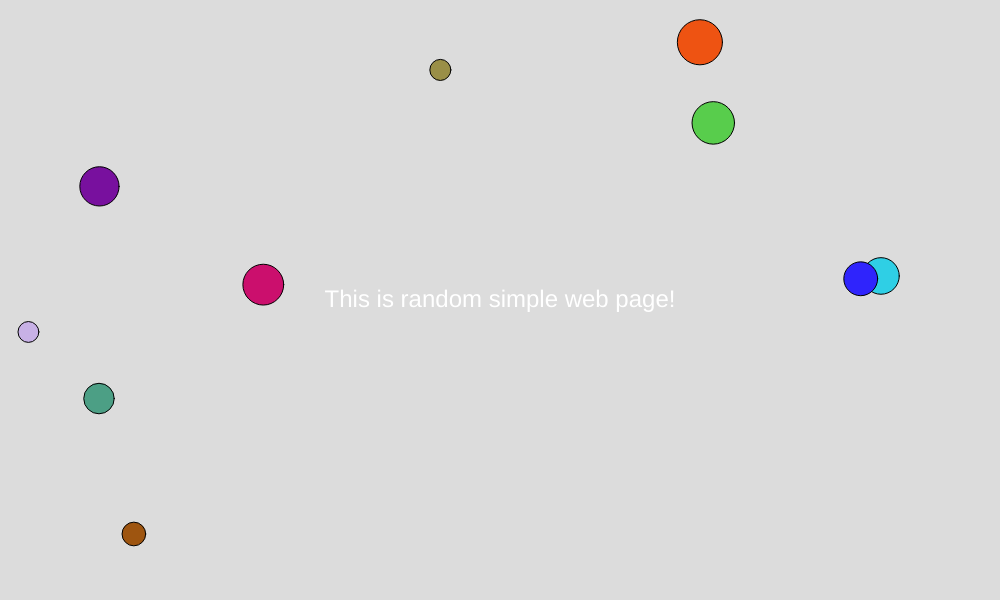
Frame 1 (no input)
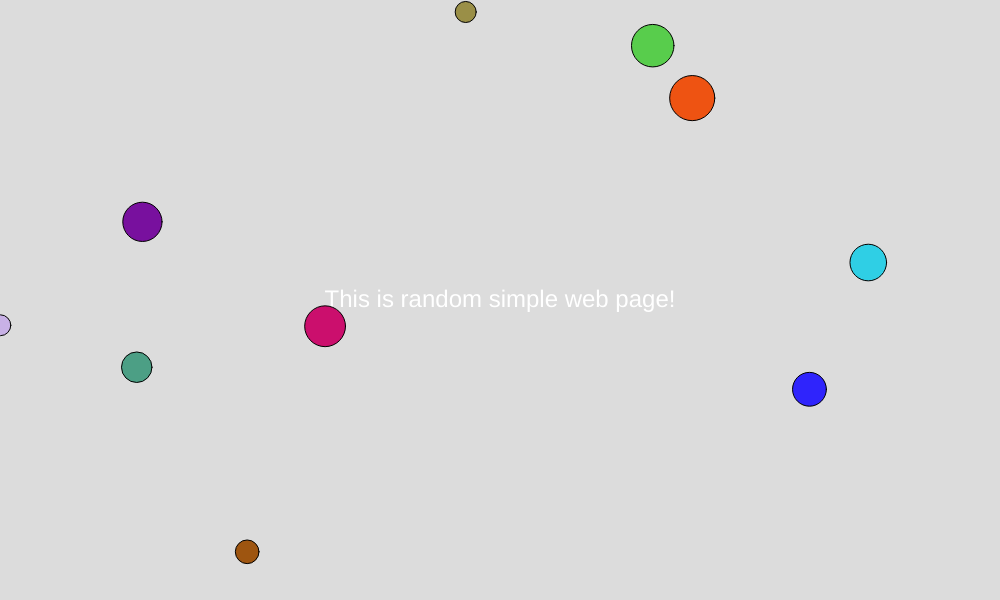
Frame 60 (no input)
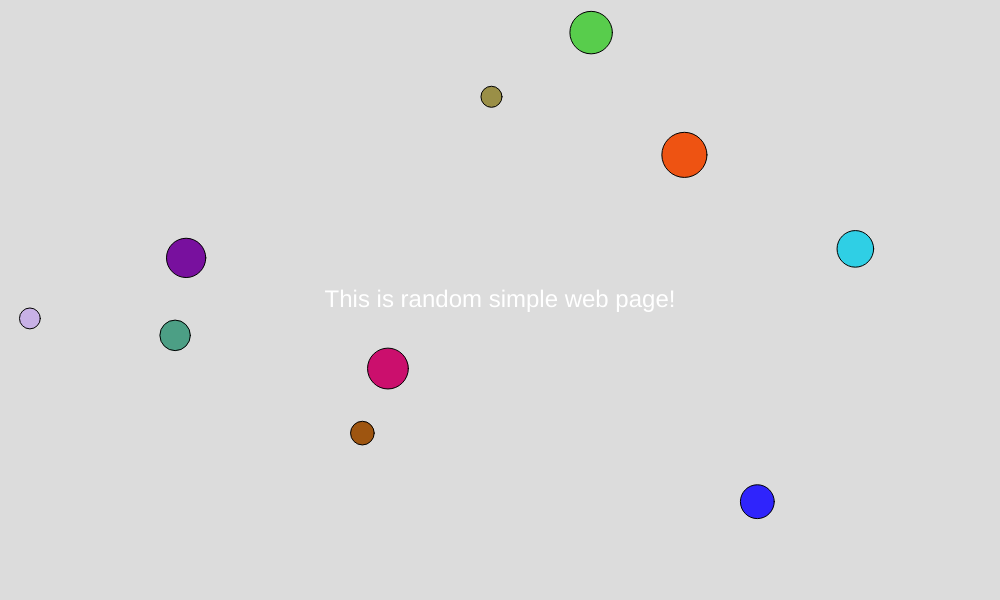
Frame 120 (the mouse pressed at the canvas centre since frame 60)

The p5.js sketch that drew these frames (run headless with seeded random() and noise() and a simulated clock; from frame 60 on, the mouse is pressed at the canvas centre):

// p5.js sketch
// ── sketch.js
let message = "This is random simple web page!";
let circles = [];

function setup() {
  createCanvas(1000, 600);

  // Create some colorful circles
  for (let i = 0; i < 10; i++) {
    circles.push(
      new Circle(
        random(width),
        random(height),
        random(20, 50),
        color(random(255), random(255), random(255))
      )
    );
  }
}

function draw() {
  background(220);

  // Display the message
  textSize(24);
  fill(255); // White text color
  textAlign(CENTER, CENTER);
  text(message, width / 2, height / 2);

  // Update and display circles
  for (let circle of circles) {
    circle.update();
    circle.display();
  }
}

function mousePressed() {
  // Check if the mouse is over the text
  let d = dist(mouseX, mouseY, width / 2, height / 2);
  if (d < textWidth(message) / 2) {
    // If clicked on the text, make it draggable
    dragging = true;
    offsetX = mouseX - width / 2;
    offsetY = mouseY - height / 2;
  }
}

function mouseReleased() {
  dragging = false;
}

class Circle {
  constructor(x, y, diameter, color) {
    this.x = x;
    this.y = y;
    this.diameter = diameter;
    this.color = color;
    this.speedX = random(-2, 2);
    this.speedY = random(-2, 2);
  }

  update() {
    this.x += this.speedX;
    this.y += this.speedY;

    // Bounce off edges
    if (this.x <= 0 || this.x >= width) {
      this.speedX *= -1;
    }
    if (this.y <= 0 || this.y >= height) {
      this.speedY *= -1;
    }
  }

  display() {
    fill(this.color);
    ellipse(this.x, this.y, this.diameter);
  }
}
